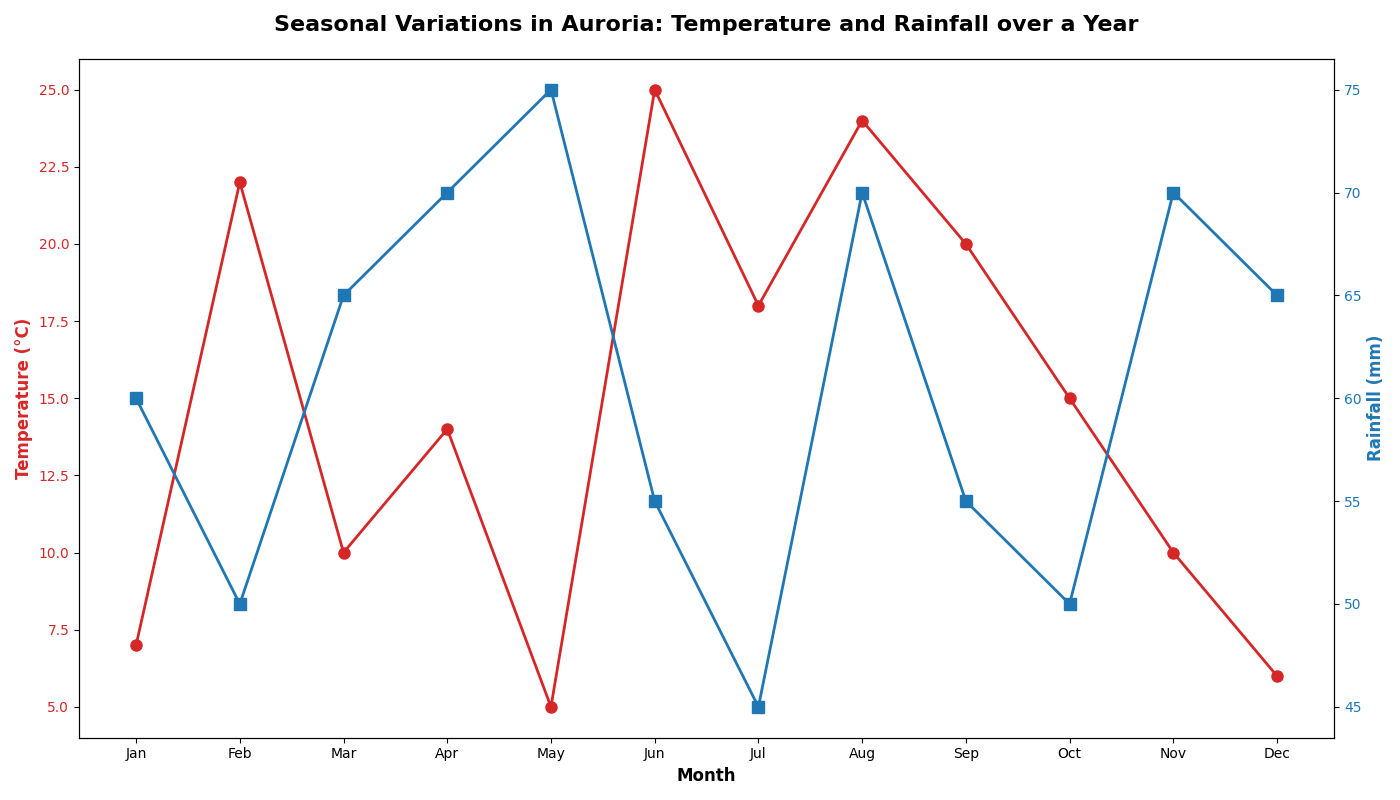

Generate this figure with Python:
import matplotlib.pyplot as plt
import numpy as np

# Data for average monthly temperatures (Celsius) and rainfall (mm)
months = np.array(['Jan', 'Feb', 'Mar', 'Apr', 'May', 'Jun', 'Jul', 'Aug', 'Sep', 'Oct', 'Nov', 'Dec'])
temperatures = np.array([7, 22, 10, 14, 5, 25, 18, 24, 20, 15, 10, 6])  # Shuffled temperatures
rainfall = np.array([60, 50, 65, 70, 75, 55, 45, 70, 55, 50, 70, 65])    # Shuffled rainfall

fig, ax1 = plt.subplots(figsize=(14, 8))

color = 'tab:red'
ax1.set_xlabel('Month', fontsize=12, fontweight='bold')
ax1.set_ylabel('Temperature (°C)', fontsize=12, fontweight='bold', color=color)
ax1.plot(months, temperatures, color=color, marker='o', markersize=8, linestyle='-', linewidth=2)
ax1.tick_params(axis='y', labelcolor=color)

ax2 = ax1.twinx()
color = 'tab:blue'
ax2.set_ylabel('Rainfall (mm)', fontsize=12, fontweight='bold', color=color)
ax2.plot(months, rainfall, color=color, marker='s', markersize=8, linestyle='-', linewidth=2)
ax2.tick_params(axis='y', labelcolor=color)

plt.title('Seasonal Variations in Auroria: Temperature and Rainfall over a Year', fontsize=16, fontweight='bold', pad=20)
fig.tight_layout()

plt.show()
